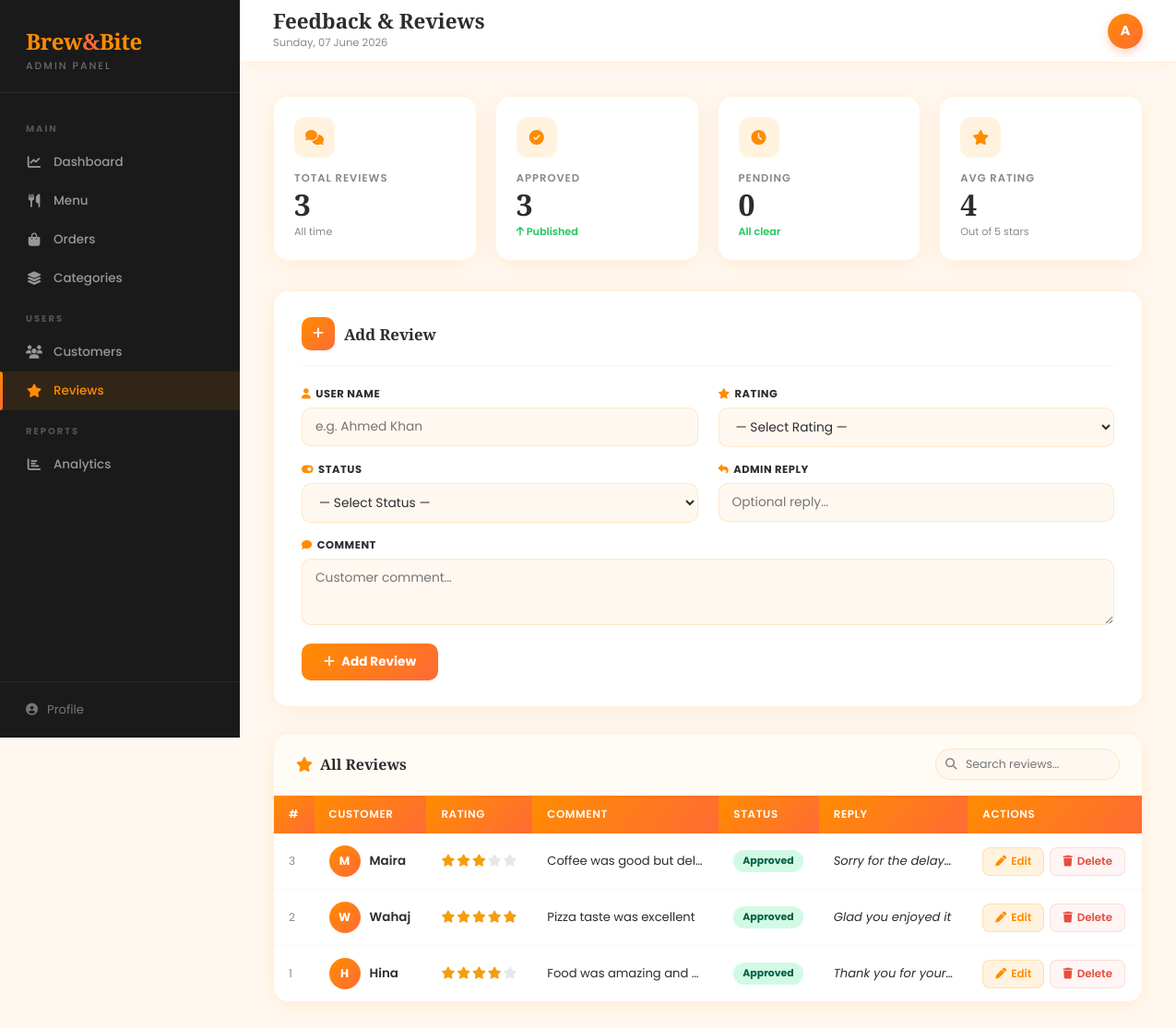
Screenshot of /feedback_review.php with the database file from the repository.
### tables this page shows
CREATE TABLE `reviews` (
  `id` int(11) NOT NULL,
  `user_name` varchar(100) DEFAULT NULL,
  `rating` int(11) DEFAULT NULL,
  `comment` varchar(255) DEFAULT NULL,
  `status` varchar(50) DEFAULT NULL,
  `reply` varchar(255) DEFAULT NULL
);

### feedback_review.php (the view, shortened to what this page needs)
<?php
include('connection.php');
$editData = null;
$total_reviews = 0; $r = mysqli_query($conn,"SELECT COUNT(*) AS c FROM reviews"); if($r) $total_reviews = mysqli_fetch_assoc($r)['c'];
$approved      = 0; $r = mysqli_query($conn,"SELECT COUNT(*) AS c FROM reviews WHERE status='approved'"); if($r) $approved = mysqli_fetch_assoc($r)['c'];
$pending_rev   = 0; $r = mysqli_query($conn,"SELECT COUNT(*) AS c FROM reviews WHERE status='pending'"); if($r) $pending_rev = mysqli_fetch_assoc($r)['c'];
$avg_rating    = 0; $r = mysqli_query($conn,"SELECT AVG(rating) AS a FROM reviews"); if($r) $avg_rating = round(mysqli_fetch_assoc($r)['a'] ?? 0, 1);
$reviews = [];
$res = mysqli_query($conn, "SELECT * FROM reviews ORDER BY id DESC");
if($res) while($row = mysqli_fetch_assoc($res)) $reviews[] = $row;
?>
<!DOCTYPE html>
<html lang="en">
<head>
<link rel="stylesheet" href="https://cdnjs.cloudflare.com/ajax/libs/font-awesome/6.5.0/css/all.min.css">
</head>
<body>
<aside class="sidebar" id="sidebar">
    <div class="sidebar-brand">
        <a href="admin_dashboard.php">Brew<span>&</span>Bite</a>
        <small>Admin Panel</small>
    </div>
    <nav class="sidebar-nav">
        <div class="nav-section-label">Main</div>
        <a href="admin_dashboard.php"><i class="fas fa-chart-line"></i> Dashboard</a>
        <a href="admin_menu.php"><i class="fas fa-utensils"></i> Menu</a>
        <a href="order_management.php"><i class="fas fa-shopping-bag"></i> Orders</a>
        <a href="category_management.php"><i class="fas fa-layer-group"></i> Categories</a>
        <div class="nav-section-label">Users</div>
        <a href="customer_info.php"><i class="fas fa-users"></i> Customers</a>
        <a href="feedback_review.php" class="active"><i class="fas fa-star"></i> Reviews</a>
        <div class="nav-section-label">Reports</div>
        <a href="admin_analytics.php"><i class="fas fa-chart-bar"></i> Analytics</a>
    </nav>
    <div class="sidebar-footer">
        <a href="admin-profile.php"><i class="fas fa-user-circle"></i> Profile</a>
    </div>
</aside>
<div class="main-wrap">
    <div class="topbar">
        <div style="display:flex;align-items:center;gap:14px">
            <div class="topbar-left">
                <h2>Feedback &amp; Reviews</h2>
                <span><?= date('l, d F Y') ?></span>
            </div>
        </div>
        <div class="topbar-right">
            <a href="admin-profile.php" class="admin-avatar">A</a>
        </div>
    </div>
    <div class="content">
        <div class="stat-grid">
            <div class="stat-card reveal">
                <div class="stat-card-icon"><i class="fas fa-comments"></i></div>
                <div class="stat-card-label">Total Reviews</div>
                <div class="stat-card-num"><?= $total_reviews ?></div>
                <div class="stat-card-sub">All time</div>
            </div>
            <div class="stat-card reveal reveal-delay-1">
                <div class="stat-card-icon"><i class="fas fa-check-circle"></i></div>
                <div class="stat-card-label">Approved</div>
                <div class="stat-card-num"><?= $approved ?></div>
                <div class="stat-card-sub"><span class="up"><i class="fas fa-arrow-up"></i> Published</span></div>
            </div>
            <div class="stat-card reveal reveal-delay-2">
                <div class="stat-card-icon"><i class="fas fa-clock"></i></div>
                <div class="stat-card-label">Pending</div>
                <div class="stat-card-num"><?= $pending_rev ?></div>
                <div class="stat-card-sub">
                    <?php if($pending_rev > 0): ?><span class="warn"><i class="fas fa-exclamation-circle"></i> Needs review</span>
                    <?php else: ?><span class="up">All clear</span><?php endif; ?>
                </div>
            </div>
            <div class="stat-card reveal reveal-delay-3">
                <div class="stat-card-icon"><i class="fas fa-star"></i></div>
                <div class="stat-card-label">Avg Rating</div>
                <div class="stat-card-num"><?= $avg_rating ?></div>
                <div class="stat-card-sub">Out of 5 stars</div>
            </div>
        </div>
        <div class="form-card reveal">
            <div class="form-card-header">
                <div class="hdr-icon"><i class="fas <?= $editData ? 'fa-pen' : 'fa-plus' ?>"></i></div>
                <h3><?= $editData ? 'Edit Review' : 'Add Review' ?></h3>
            </div>
            <?php
            $ed_user    = $editData['user_name']   ?? $editData['username']  ?? $editData['name'] ?? '';
            $ed_comment = $editData['comment']     ?? $editData['review']    ?? '';
            $ed_reply   = $editData['reply']       ?? $editData['admin_reply'] ?? '';
            ?>
            <form method="POST">
                <div class="form-grid">
                    <div class="form-group">
                        <label><i class="fas fa-user"></i> User Name</label>
                        <input type="text" name="user_name" placeholder="e.g. Ahmed Khan"
                               value="<?= htmlspecialchars($ed_user) ?>" required>
                    </div>
                    <div class="form-group">
                        <label><i class="fas fa-star"></i> Rating</label>
                        <select name="rating" required>
                            <option value="">— Select Rating —</option>
                        </select>
                    </div>
                    <div class="form-group">
                        <label><i class="fas fa-toggle-on"></i> Status</label>
                        <select name="status" required>
                            <option value="">— Select Status —</option>
                        </select>
                    </div>
                    <div class="form-group">
                        <label><i class="fas fa-reply"></i> Admin Reply</label>
                        <input type="text" name="reply" placeholder="Optional reply…"
                               value="<?= htmlspecialchars($ed_reply) ?>">
                    </div>
                    <div class="form-group full-width">
                        <label><i class="fas fa-comment"></i> Comment</label>
                        <textarea name="comment" placeholder="Customer comment…" required><?= htmlspecialchars($ed_comment) ?></textarea>
                    </div>
                    <div class="form-actions">
                        <?php if($editData): ?>
                            <button type="submit" name="update" class="btn-save"><i class="fas fa-check"></i> Update Review</button>
                            <a href="feedback_review.php" class="btn-cancel"><i class="fas fa-times"></i> Cancel</a>
                        <?php else: ?>
                            <button type="submit" name="save" class="btn-save"><i class="fas fa-plus"></i> Add Review</button>
                        <?php endif; ?>
                    </div>
                </div>
            </form>
        </div>
        <div class="table-card reveal">
            <div class="table-card-header">
                <h3><i class="fas fa-star"></i> All Reviews</h3>
                <div class="search-wrap">
                    <input type="text" id="tableSearch" placeholder="Search reviews…" oninput="filterTable()">
                </div>
            </div>
            <div style="overflow-x:auto">
                <table class="reviews-table" id="reviewsTable">
                    <thead>
                        <tr>
                            <th>#</th>
                            <th>Customer</th>
                            <th>Rating</th>
                            <th>Comment</th>
                            <th>Status</th>
                            <th>Reply</th>
                            <th>Actions</th>
                        </tr>
                    </thead>
                    <tbody>
                    <?php if(empty($reviews)): ?>
                        <tr class="empty-row"><td colspan="7"><span class="empty-icon">⭐</span>No reviews yet.</td></tr>
                    <?php else: foreach($reviews as $row):
                        $r_id      = $row['id']          ?? $row['review_id'] ?? '—';
                        $r_user    = $row['user_name']   ?? $row['username']  ?? $row['name'] ?? 'Unknown';
                        $r_rating  = (int)($row['rating'] ?? 0);
                        $r_comment = $row['comment']     ?? $row['review']    ?? '';
                        $r_status  = $row['status']      ?? 'pending';
                        $r_reply   = $row['reply']       ?? $row['admin_reply'] ?? '';
                        $sc        = $r_status === 'approved' ? 'status-approved' : 'status-pending';
                        $init      = $r_user !== 'Unknown' ? strtoupper(substr($r_user, 0, 1)) : '?';
                    ?>
                        <tr>
                            <td style="color:var(--muted);font-size:.75rem"><?= htmlspecialchars((string)$r_id) ?></td>
                            <td>
                                <div class="user-cell">
                                    <div class="u-avatar"><?= $init ?></div>
                                    <div class="u-name"><?= htmlspecialchars($r_user) ?></div>
                                </div>
                            </td>
                            <td>
                                <div class="stars">
                                    <?php for($i=1;$i<=5;$i++): ?>
                                        <i class="fas fa-star <?= $i<=$r_rating?'star-filled':'star-empty' ?>"></i>
                                    <?php endfor; ?>
                                </div>
                            </td>
                            <td class="comment-cell" title="<?= htmlspecialchars($r_comment) ?>"><?= htmlspecialchars($r_comment) ?: '<span style="opacity:.4">No comment</span>' ?></td>
                            <td><span class="status-badge <?= $sc ?>"><?= ucfirst(htmlspecialchars($r_status)) ?></span></td>
                            <td class="reply-cell" title="<?= htmlspecialchars($r_reply) ?>"><?= !empty($r_reply) ? htmlspecialchars($r_reply) : '<span style="opacity:.4">—</span>' ?></td>
                            <td>
                                <div class="action-btns">
                                    <a class="btn-edit" href="feedback_review.php?edit=<?= $r_id ?>"><i class="fas fa-pen"></i> Edit</a>
                                    <a class="btn-delete" href="feedback_review.php?delete=<?= $r_id ?>" onclick="return confirm('Delete this review?')"><i class="fas fa-trash"></i> Delete</a>
                                </div>
                            </td>
                        </tr>
                    <?php endforeach; endif; ?>
                    </tbody>
                </table>
            </div>
        </div>
    </div>
</div>
</body>
</html>

### rows the page displays
reviews: id "3", user_name "M", user_name "Maira", rating 3 (drawn), comment "Coffee was good but del…", status "Approved", reply "Sorry for the delay…"
reviews: id "2", user_name "W", user_name "Wahaj", rating 5 (drawn), comment "Pizza taste was excellent", status "Approved", reply "Glad you enjoyed it"
reviews: id "1", user_name "H", user_name "Hina", rating 4 (drawn), comment "Food was amazing and…", status "Approved", reply "Thank you for your…"

### other values shown
$total_reviews "3"
$approved "3"
$pending_rev "0"
$avg_rating "4"
